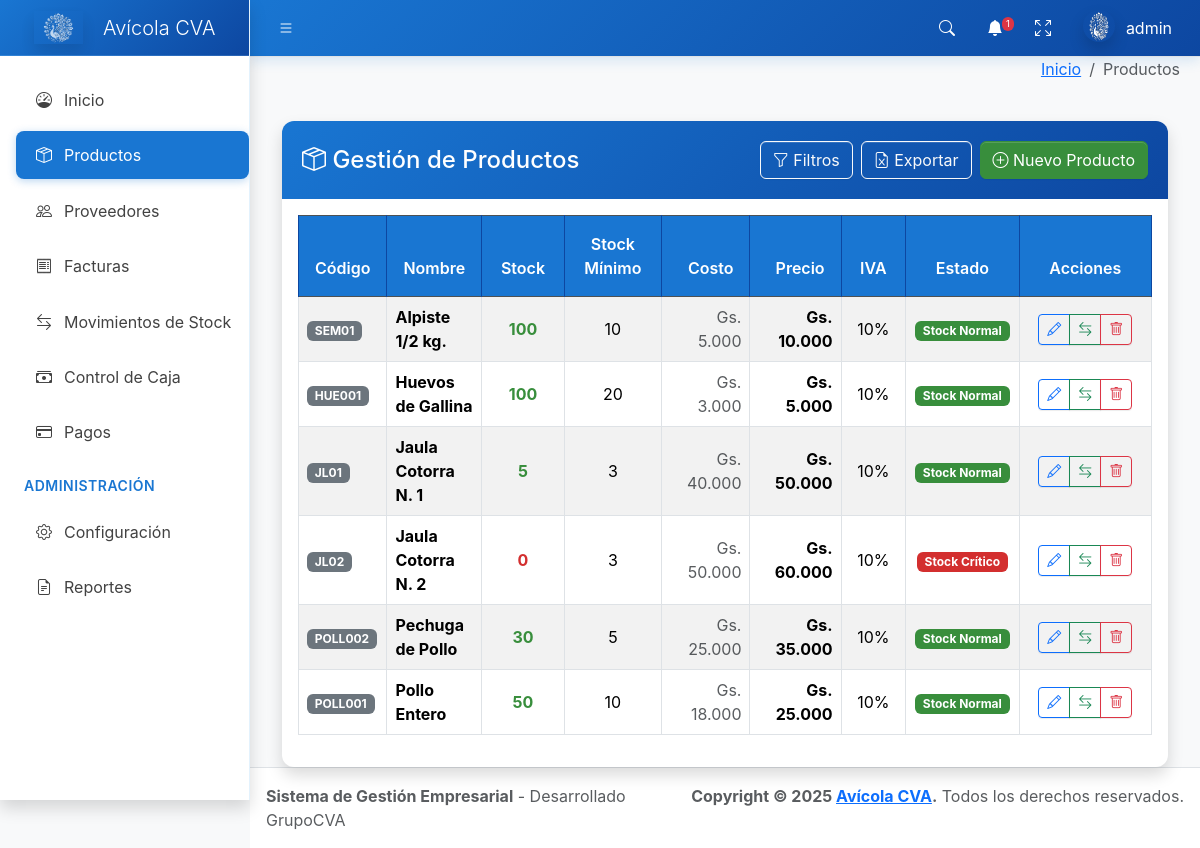
The page /productos/ (signed in) on the database its author committed.
### core/models.py (models this page shows, shortened)
class Producto(models.Model):
    codigo = models.CharField(max_length=50, unique=True)
    nombre = models.CharField(max_length=200)
    descripcion = models.TextField(blank=True, null=True)
    costo = models.IntegerField(default=0)
    precio = models.IntegerField()
    stock = models.IntegerField(default=0)
    stock_minimo = models.IntegerField(default=10)
    iva = models.IntegerField(default=10)
    activo = models.BooleanField(default=True)
    fecha_creacion = models.DateTimeField(auto_now_add=True)
    fecha_actualizacion = models.DateTimeField(auto_now=True)
    class Meta:
        verbose_name = 'Producto'
        verbose_name_plural = 'Productos'
        ordering = ['nombre']

### core/views.py (the view, shortened to what this page needs)
# urls.py: path('productos/', views.productos_list, name='productos_list'),
@login_required
def productos_list(request):
    q = request.GET.get('q', '')
    estado = request.GET.get('estado', '')
    productos = Producto.objects.all().order_by('nombre')
    if q:
        productos = productos.filter(
            Q(nombre__icontains=q) | Q(codigo__icontains=q)
        )
    return render(request, 'productos_list.html', {
        'productos': productos,
        'productos_stock_bajo': Producto.objects.filter(activo=True, stock__lte=F('stock_minimo')).count()
    })

### templates/productos_list.html (shortened to what this page needs)
{% extends "base.html" %}
{% load static %}
{% load humanize custom_filters %}
{% block breadcrumb %}
<li class="breadcrumb-item active">Productos</li>
{% endblock %}
{% block content %}
<div class="container-fluid mt-4">
  <div class="card shadow">
         <div class="card-header bg-primary text-white d-flex justify-content-between align-items-center">
               <h4 class="mb-0">
          <i class="bi bi-box-seam"></i>
          Gestión de Productos
        </h4>
      <div class="d-flex ms-auto justify-content-end">
        <button class="btn btn-outline-light me-2" type="button" data-bs-toggle="collapse" data-bs-target="#filtros-productos" aria-expanded="false">
          <i class="bi bi-funnel"></i> Filtros
        </button>
        <a href="{% url 'exportar_productos_excel' %}?{{ request.GET.urlencode }}" class="btn btn-outline-light me-2" title="Exportar a Excel">
          <i class="bi bi-file-earmark-excel"></i> Exportar
        </a>
        <button type="button" class="btn btn-success" data-bs-toggle="modal" data-bs-target="#modalAgregarProducto">
          <i class="bi bi-plus-circle"></i> Nuevo Producto
        </button>
      </div>
    </div>
    <div class="card-body">
      <div class="table-responsive">
        <table class="table table-striped table-hover table-bordered">
          <thead class="table-dark">
            <tr>
              <th>Código</th>
              <th>Nombre</th>
              <th style="width: 100px;" class="text-center">Stock</th>
              <th style="width: 120px;" class="text-center">Stock Mínimo</th>
              <th style="width: 120px;" class="text-end">Costo</th>
              <th style="width: 120px;" class="text-end">Precio</th>
              <th style="width: 80px;" class="text-center">IVA</th>
              <th style="width: 120px;" class="text-center">Estado</th>
              <th style="width: 200px;" class="text-center">Acciones</th>
            </tr>
          </thead>
          <tbody>
            {% for producto in productos %}
            <tr class="align-middle">
              <td>
                <span class="badge bg-secondary">{{ producto.codigo }}</span>
              </td>
              <td>
                <strong>{{ producto.nombre }}</strong>
              </td>
              <td class="text-center">
                <span class="fw-bold {% if producto.stock <= producto.stock_minimo %}text-danger{% else %}text-success{% endif %}">
                  {{ producto.stock }}
                </span>
              </td>
              <td class="text-center">{{ producto.stock_minimo }}</td>
              <td class="text-end">
                <span class="text-muted">Gs. {{ producto.costo|intcomma_dot }}</span>
              </td>
              <td class="text-end">
                <span class="fw-bold">Gs. {{ producto.precio|intcomma_dot }}</span>
              </td>
              <td class="text-center">{{ producto.iva }}%</td>
                             <td class="text-center">
                 {% if producto.activo %}
                   {% with stock_diff=producto.stock|sub:producto.stock_minimo %}
                   <span class="badge {% if stock_diff < 0 %}bg-danger{% elif stock_diff == 0 %}bg-danger{% else %}bg-success{% endif %}">
                     {% if stock_diff < 0 %}
                       Stock Crítico
                     {% elif stock_diff == 0 %}
                       Stock Mínimo
                     {% else %}
                       Stock Normal
                     {% endif %}
                   </span>
                   {% endwith %}
                 {% else %}
                   <span class="badge bg-secondary">Desactivado</span>
                 {% endif %}
               </td>
                                                           <td class="text-center">
                  <div class="btn-group" role="group">
                    <button type="button"
                            class="btn btn-outline-primary btn-sm"
                            data-bs-toggle="modal"
                            data-bs-target="#modalEditarProducto{{ producto.id }}"
                            title="Editar producto">
                      <i class="bi bi-pencil"></i>
                    </button>
                    {% if producto.activo %}
                      <button type="button"
                              class="btn btn-outline-success btn-sm"
                              data-bs-toggle="modal"
                              data-bs-target="#modalAjustarStock{{ producto.id }}"
                              title="Ajustar stock">
                        <i class="bi bi-arrow-left-right"></i>
                      </button>
                      <button type="button"
                              class="btn btn-outline-danger btn-sm"
                              data-bs-toggle="modal"
                              data-bs-target="#modalEliminarProducto{{ producto.id }}"
                              title="Desactivar producto">
                        <i class="bi bi-trash"></i>
                      </button>
                    {% endif %}
                  </div>
                </td>
            </tr>
            {% endfor %}
          </tbody>
        </table>
      </div>
    </div>
  </div>
</div>
{% endblock %}

### templates/base.html (shortened to what this page needs)
{% load static %}
<!doctype html>
<html lang="es">
  <head>
    <link
      rel="stylesheet"
      href="https://cdn.jsdelivr.net/npm/@fontsource/source-sans-3@5.0.12/index.css"
      media="print"
      onload="this.media='all'"
    />
    <link
      rel="stylesheet"
      href="https://cdn.jsdelivr.net/npm/overlayscrollbars@2.11.0/styles/overlayscrollbars.min.css"
    />
    <link
      rel="stylesheet"
      href="https://cdn.jsdelivr.net/npm/bootstrap-icons@1.13.1/font/bootstrap-icons.min.css"
    />
    <link
      href="https://cdn.jsdelivr.net/npm/bootstrap@5.3.2/dist/css/bootstrap.min.css"
      rel="stylesheet"
    />
    <link rel="stylesheet" href="{% static 'AdminLTE/dist/css/adminlte.css' %}" />
    <link
      rel="stylesheet"
      href="https://cdn.jsdelivr.net/npm/apexcharts@3.37.1/dist/apexcharts.css"
    />
    {% load static %}
    {% load humanize custom_filters %}
    {% with tema_actual=configuracion_sistema.tema_visual|default:"azul" %}
        {% if tema_actual == "azul" %}
            <link rel="stylesheet" href="{% static 'css/temas/tema-azul.css' %}" />
        {% elif tema_actual == "oscuro" %}
            <link rel="stylesheet" href="{% static 'css/temas/tema-oscuro.css' %}" />
        {% elif tema_actual == "minimalista" %}
            <link rel="stylesheet" href="{% static 'css/temas/tema-minimalista.css' %}" />
        {% else %}
            <link rel="stylesheet" href="{% static 'css/temas/tema-azul.css' %}" />
        {% endif %}
    {% endwith %}
  </head>
  <body class="layout-fixed sidebar-expand-lg sidebar-open bg-body-tertiary">
    <div class="app-wrapper">
      <nav class="app-header navbar navbar-expand bg-body">
        <div class="container-fluid">
          <ul class="navbar-nav">
            <li class="nav-item">
              <a class="nav-link" data-lte-toggle="sidebar" href="#" role="button">
                <i class="bi bi-list"></i>
              </a>
            </li>
          </ul>
          <ul class="navbar-nav ms-auto">
            <li class="nav-item">
              <a class="nav-link" data-widget="navbar-search" href="#" role="button">
                <i class="bi bi-search"></i>
              </a>
            </li>
            <li class="nav-item dropdown">
              <a class="nav-link" data-bs-toggle="dropdown" href="#">
                <i class="bi bi-bell-fill"></i>
                <span class="navbar-badge badge text-bg-danger">{{ total_alertas|default:0 }}</span>
              </a>
            </li>
            <li class="nav-item">
              <a class="nav-link" href="#" data-lte-toggle="fullscreen">
                <i data-lte-icon="maximize" class="bi bi-arrows-fullscreen"></i>
              </a>
            </li>
            <li class="nav-item dropdown user-menu">
              <a href="#" class="nav-link dropdown-toggle" data-bs-toggle="dropdown">
                <img
                  src="{% static 'img/logo.png' %}"
                  class="user-image rounded-circle shadow"
                  alt="User Image"
                />
                <span class="d-none d-md-inline">{{ user.username|default:"Usuario" }}</span>
              </a>
            </li>
          </ul>
        </div>
      </nav>
      <aside class="app-sidebar bg-body-secondary shadow" data-bs-theme="dark">
        <div class="sidebar-brand">
          <a href="{% url 'dashboard' %}" class="brand-link">
            <img
              src="{% static 'img/logo.png' %}"
              alt="Avícola CVA Logo"
              class="brand-image opacity-75 shadow"
            />
            <span class="brand-text fw-light">Avícola CVA</span>
          </a>
        </div>
        <div class="sidebar-wrapper">
          <nav class="mt-2">
                         <ul
               class="nav sidebar-menu flex-column"
               data-lte-toggle="treeview"
               role="navigation"
               aria-label="Main navigation"
               data-accordion="false"
               id="navigation"
             >
               <li class="nav-item">
                 <a href="{% url 'dashboard' %}" class="nav-link {% if request.resolver_match.url_name == 'dashboard' %}active{% endif %}">
                   <i class="nav-icon bi bi-speedometer"></i>
                   <p>Inicio</p>
                 </a>
               </li>
               <li class="nav-item">
                 <a href="{% url 'productos_list' %}" class="nav-link {% if 'producto' in request.resolver_match.url_name %}active{% endif %}">
                   <i class="nav-icon bi bi-box-seam"></i>
                   <p>Productos</p>
                 </a>
               </li>
               <li class="nav-item">
                 <a href="{% url 'proveedores_list' %}" class="nav-link {% if 'proveedor' in request.resolver_match.url_name %}active{% endif %}">
                   <i class="nav-icon bi bi-people"></i>
                   <p>Proveedores</p>
                 </a>
               </li>
              <li class="nav-item">
                <a href="{% url 'factura_list' %}" class="nav-link {% if 'factura' in request.resolver_match.url_name %}active{% endif %}">
                  <i class="nav-icon bi bi-receipt"></i>
                  <p>Facturas</p>
                </a>
              </li>
              <li class="nav-item">
                <a href="{% url 'stock_movimientos' %}" class="nav-link {% if 'stock' in request.resolver_match.url_name %}active{% endif %}">
                  <i class="nav-icon bi bi-arrow-left-right"></i>
                  <p>Movimientos de Stock</p>
                </a>
              </li>
              <li class="nav-item">
                <a href="{% url 'caja_list' %}" class="nav-link {% if 'caja' in request.resolver_match.url_name %}active{% endif %}">
                  <i class="nav-icon bi bi-cash-stack"></i>
                  <p>Control de Caja</p>
                </a>
              </li>
              <li class="nav-item">
                <a href="{% url 'pagos_dashboard' %}" class="nav-link {% if 'pagos' in request.resolver_match.url_name %}active{% endif %}">
                  <i class="nav-icon bi bi-credit-card"></i>
                  <p>Pagos</p>
                </a>
              </li>
              <li class="nav-header">ADMINISTRACIÓN</li>
              <li class="nav-item">
                <a href="{% url 'configuracion_panel' %}" class="nav-link {% if 'configuracion' in request.resolver_match.url_name %}active{% endif %}">
                  <i class="nav-icon bi bi-gear"></i>
                  <p>Configuración</p>
                </a>
              </li>
              <li class="nav-item">
                <a href="{% url 'reportes_dashboard' %}" class="nav-link {% if 'reporte' in request.resolver_match.url_name %}active{% endif %}">
                  <i class="nav-icon bi bi-file-earmark-text"></i>
                  <p>Reportes</p>
                </a>
              </li>
            </ul>
          </nav>
        </div>
      </aside>
      <div class="app-content">
        <div class="content-header">
          <div class="container-fluid">
            <div class="row mb-2">
              <div class="col-sm-6">
              </div>
              <div class="col-sm-6">
                <ol class="breadcrumb float-sm-end">
                  <li class="breadcrumb-item"><a href="{% url 'dashboard' %}">Inicio</a></li>
                  {% block breadcrumb %}{% endblock %}
                </ol>
              </div>
            </div>
          </div>
        </div>
        <div class="content">
          <div class="container-fluid">
            {% block content %}{% endblock %}
          </div>
        </div>
      </div>
      <footer class="app-footer">
        <div class="float-end d-none d-sm-inline">
          <strong>Copyright &copy; 2025 <a href="#">Avícola CVA</a>.</strong> Todos los derechos reservados.
        </div>
        <div>
          <strong>Sistema de Gestión Empresarial</strong> - Desarrollado GrupoCVA
        </div>
      </footer>
    </div>
  </body>
</html>

### rows shown on the page
Producto: codigo "SEM01", nombre "Alpiste 1/2 kg.", stock "100", stock_minimo "10", costo "5.000", precio "10.000", iva "10", activo "Stock Normal"
Producto: codigo "HUE001", nombre "Huevos de Gallina", stock "100", stock_minimo "20", costo "3.000", precio "5.000", iva "10", activo "Stock Normal"
Producto: codigo "JL01", nombre "Jaula Cotorra N. 1", stock "5", stock_minimo "3", costo "40.000", precio "50.000", iva "10", activo "Stock Normal"
Producto: codigo "JL02", nombre "Jaula Cotorra N. 2", stock "0", stock_minimo "3", costo "50.000", precio "60.000", iva "10", activo "Stock Crítico"
Producto: codigo "POLL002", nombre "Pechuga de Pollo", stock "30", stock_minimo "5", costo "25.000", precio "35.000", iva "10", activo "Stock Normal"
Producto: codigo "POLL001", nombre "Pollo Entero", stock "50", stock_minimo "10", costo "18.000", precio "25.000", iva "10", activo "Stock Normal"

### other values the page prints
{{ total_alertas|default:0 }} "1"
{{ user.username|default:"Usuario" }} "admin"
